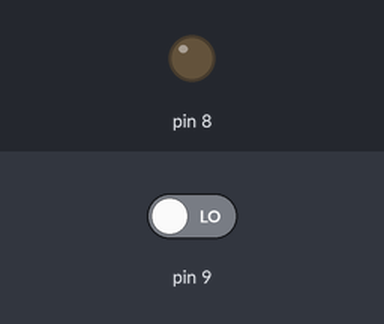
Simulated run of this sketch. Board: Arduino Uno, built with avr-gcc and run on an emulated ATmega328P. Shown: output pins drawn as LEDs (lit = HIGH). The inputs (shaded band) are chosen by the test bench; at power-on: pin 9 LOW.

Above: at 1.2 s.
1.3 s: pin 9 driven HIGH
At 1.8 s:
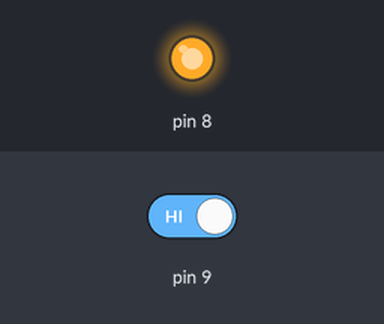
4.3 s: pin 9 driven LOW
At 5.3 s:
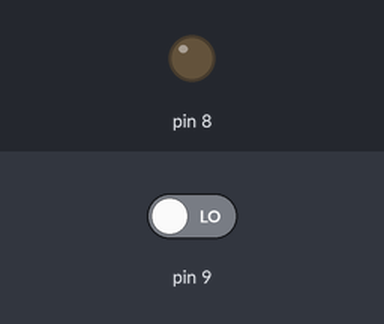
Timing chart, 0 to 7.3 s (numbered marks = the images above; inputs shaded):
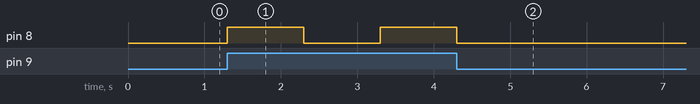

The sketch:

Assignment9_1LED.ino
```cpp
//Tamer Muddi
// the setup function runs once when you press reset or power the board
void setup() {
  // initialize digital pin LED_BUILTIN as an output.
  pinMode(8, OUTPUT);
  pinMode(9, INPUT);
}

// the loop function runs over and over again forever
void loop() {
  int buttonState = digitalRead(9);
  if(buttonState == HIGH){
    digitalWrite(8, HIGH);
    delay(1000);
    digitalWrite(8, LOW);
    delay(1000);
  }
  else{
    digitalWrite(8, LOW);
  }

}

//RHO branch/Delaney
```

Measured:
- after the input at 1.3 s, pin 8: LOW → HIGH at once, → LOW 1.0 s later, → HIGH 1.0 s later
- after the input at 4.3 s, pin 8: goes on until 4.3 s, then stays LOW
